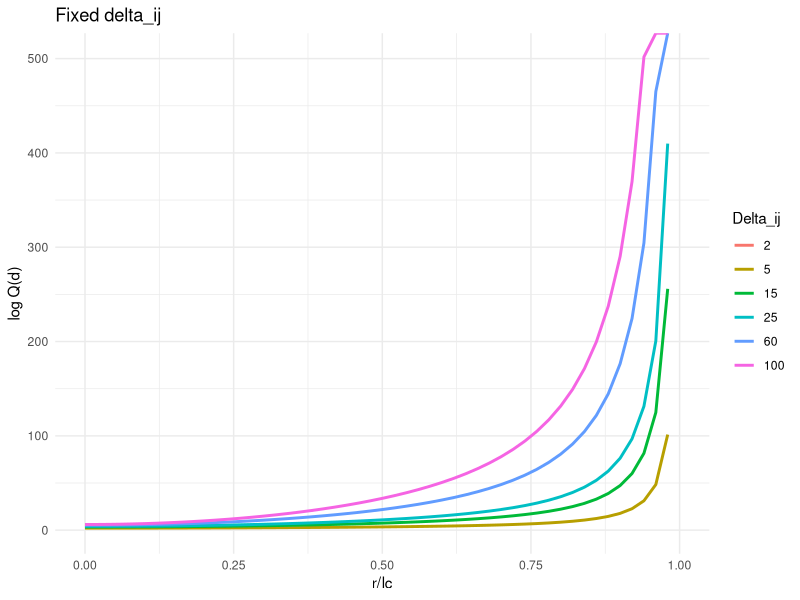

This chart was generated by the following R code:
library(ggplot2)

# Definir la función Q(r)
Q <- function(r, kappa) {
  a <- 14.054
  b <- 0.473
  c <- 1 - (1 + (0.38 * kappa^(-0.95))^-5)^(-1/5)
  d <- ifelse(kappa < 1/8, 0, 1 / (0.177 / (kappa - 0.111) + 6.40 * (kappa - 0.111)^0.783))
  cij <- matrix(
    c(-3/4, 23/64, -7/64, 
      -1/2, 17/16, -9/16), 
    nrow = 2, byrow = TRUE
  )
  
  J_SYD <- ifelse(kappa <= 1/8, (3/4 * pi * kappa)^(3/2) * (1 - 5 * kappa / 4), 112.04 * kappa^2 * exp(0.246 / kappa - a * kappa))
  term1 <- ((1 - c * r^2) / (1 - r^2))^(5/2)
  
  term2 <- 0
  i_values <- c(-1, 0)
  j_values <- 1:3
  for (i in seq_along(i_values)) {
    for (j in seq_along(j_values)) {
      term2 <- term2 + cij[i, j] * kappa^i_values[i] * r^(2 * j_values[j])
    }
  }
  term2 <- exp(term2 / (1 - r^2))
  
  term3 <- exp(-d * kappa * a * b * (1 + b) * r^2 / (1 - b^2 * r^2))
  term4 <- besselI(-d * kappa * a * (1 + b) * r / (1 - b^2 * r^2), nu = 0)
  Q_r <- J_SYD * term1 * term2 * term3 * term4
  return(Q_r)
}

# Valores de delta_ij y sus respectivas kappas
delta_ij <- c(2,5,15,25,60,100)
Lc <- (delta_ij+2) * 3.8 # Longitud de contorno (a = 3.8)
Lp <- 3.04 # Longitud de persistencia
kappa_values <- Lp / Lc

# Generar los valores de d y calcular Q(d) para cada kappa
d_values <- seq(from = 0, to = 1, by = 0.02) # d está normalizado por lc
data_list <- lapply(seq_along(kappa_values), function(i) {
  kappa <- kappa_values[i]
  Q_values <- -log(sapply(d_values, Q, kappa = kappa))
  data.frame(d = d_values, Q = Q_values, delta_ij = delta_ij[i])
})

# Combinar los datos en un único data frame
data <- do.call(rbind, data_list)

# Graficar con ggplot
ggplot(data, aes(x = d, y = Q, color = factor(delta_ij))) +
  geom_line(size = 1) +
  labs(
    title="Fixed delta_ij",
    x = "r/lc",
    y = "log Q(d)",
    color = "Delta_ij"
  ) +
  theme_minimal()
